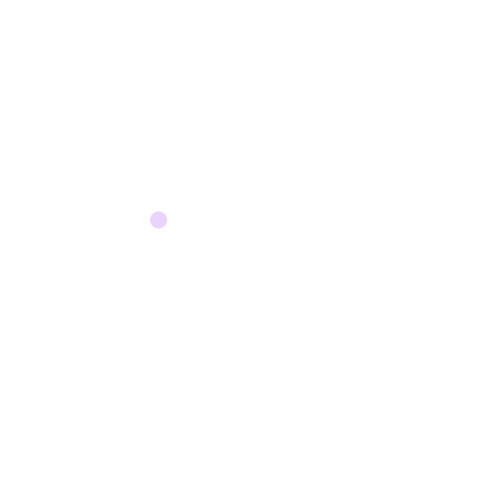
Frame 1 (no input)
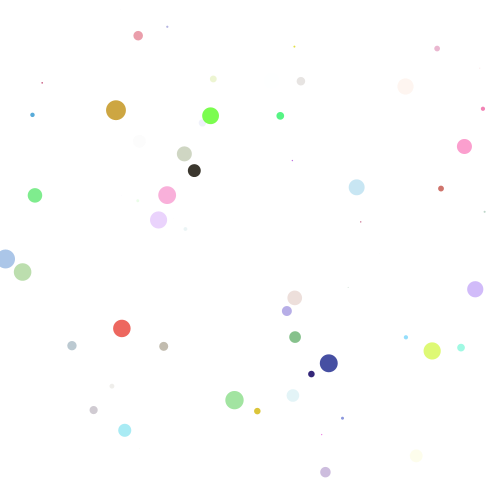
Frame 60 (the mouse pressed at the canvas centre just before this capture)
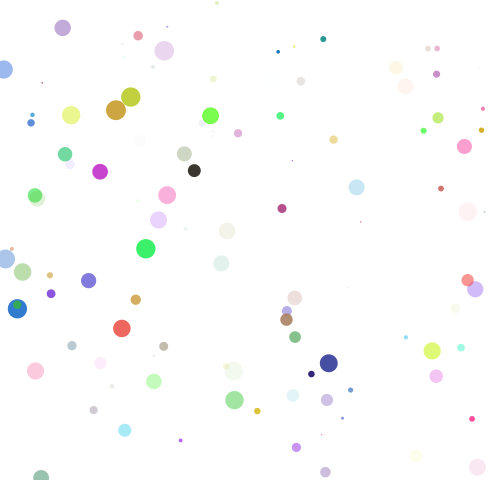
Frame 120 (the mouse held since frame 60 and released just before this capture)

The Processing sketch that drew these frames (run headless with seeded random() and noise(); from frame 60 on, the mouse is pressed at the canvas centre):

// Processing sketch: Lec3_Random
// ── Lec3_Random.pde
// Random Variables//
// random()
float r;
float g;
float b;
float a;
float diameter;
float x;
float y;
void setup(){
size (500,480);
background(255);
}
void draw(){
r =random(255);
g=random(255);
b=random(255);
a=random(255);
diameter=random(20);
x=random(width);
y=random(height);
noStroke();
fill(r,g,b,a);
ellipse(x,y,diameter,diameter);
}
